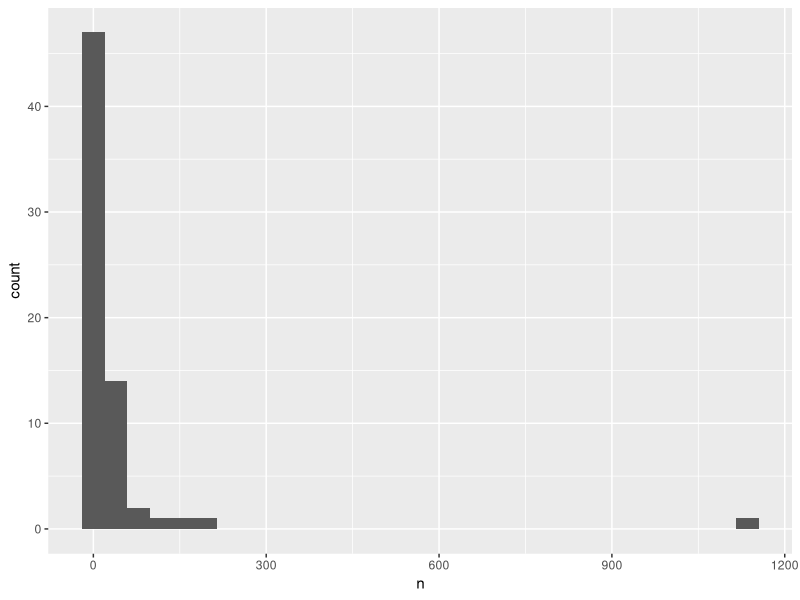
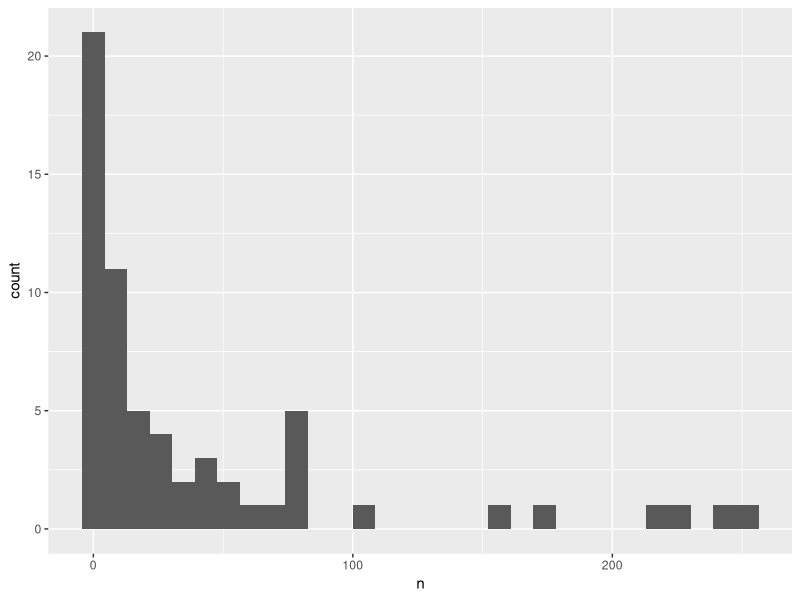
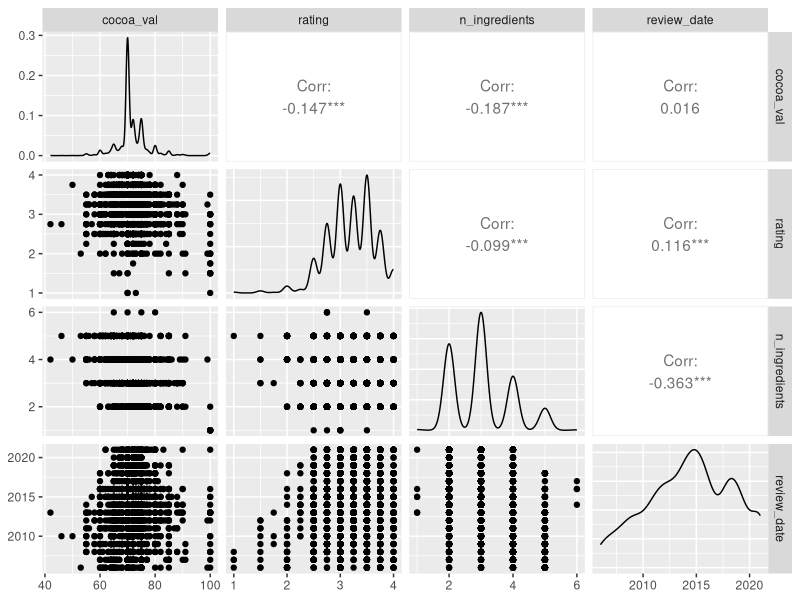
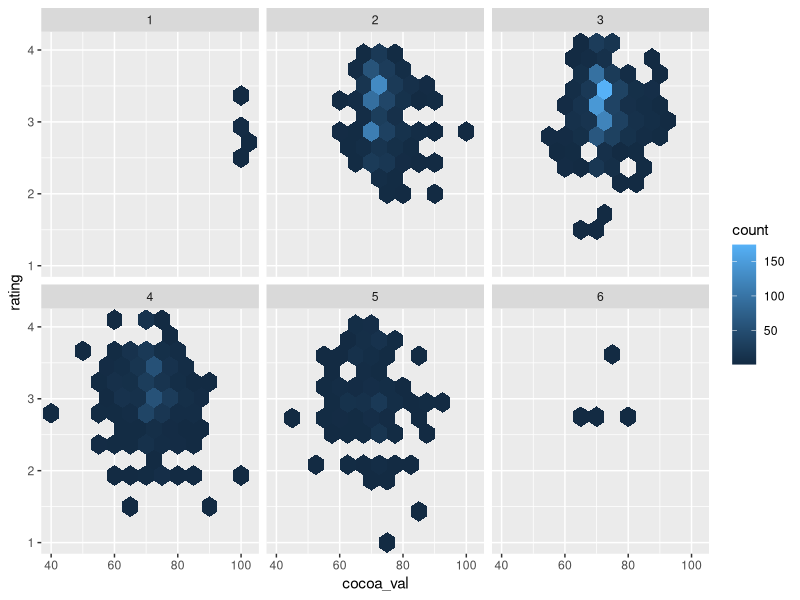
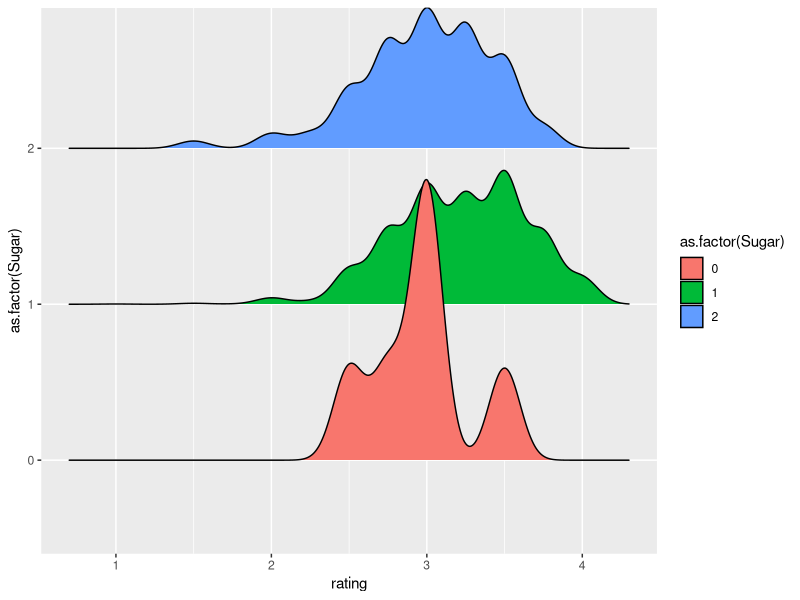

Generate these figures, in order, with R:
## ---- chunk 1
require(tidyverse)
# tuesdata <- tidytuesdayR::tt_load('2022-01-18')
# chocolate <- tuesdata$chocolate
# chocolate %>% write_csv('data/chocolate.csv')
chocolate <- read_csv('data/chocolate.csv',
                      col_types = cols(.default=col_character(),
                                       ref=col_number(),
                                       review_date=col_number(),
                                       rating=col_number()))
chocolate %>% head()
## ---- chunk 2
chocolate <- chocolate %>% 
  separate(ingredients, into=c('n_ingredients', 'ingredients'),
           sep='-') %>%
  mutate(n_ingredients = as.numeric(n_ingredients)) %>%
  mutate(ingredients = str_trim(ingredients)) %>%
  mutate(cocoa_val = str_sub(cocoa_percent, 1,
                                     nchar(cocoa_percent)-1)) %>%
  mutate_at(vars(cocoa_val), as.double)
## ---- chunk 3
chocolate %>% 
  count(company_location) %>%
  ggplot(aes(n)) + geom_histogram(bins=30)
chocolate %>% count(company_location) %>% arrange(-n)
## ---- chunk 4
common_producers <- chocolate %>% 
  count(company_location) %>% 
  filter(n >= 30) %>%
  select(company_location) %>%
  pull()
## ---- chunk 5
chocolate %>% 
  count(country_of_bean_origin) %>%
  ggplot(aes(n)) + geom_histogram(bins=30)
chocolate %>% count(country_of_bean_origin) %>% arrange(-n)
## ---- chunk 6
chocolate <- chocolate %>%
  mutate(region = case_when(
    company_location %in% c('Amsterdam',  'Czech Republic', 'Finland','Hungary',
                            'Iceland', 'Ireland', 'Lithuania', 'Netherlands', 
                            'Norway', 'Poland', 'Portugal',
                            'Scotland', 'Sweden', 'Wales') ~ 'Europe',
    company_location %in% c('Argentina', 'Bolivia', 'Brazil', 'Chile',
                            'Colombia', 'Costa Rica', 'Dominican Republic',
                            'El Salvador', 'Guatemala', 'Honduras',
                            'Nicaragua', 'Peru', 'Suriname') ~ 'South America',
    company_location %in% c('Fiji', 'New Zealand', 'Philippines', 'Vanuatu') ~ 'Oceania',
    company_location %in% c('Ghana', 'Madagascar', 'Malaysia', 'Sao Tome', 
                            'Sao Tome & Principe', 'South Africa') ~ 'Africa',
    company_location %in% c('Israel', "U.A.E.") ~ 'Middle East',
    company_location %in% c('Russia', 'Vietnam', 'India', 'Singapore',
                            'South Korea', 'Taiwan', 'Thailand') ~ 'Asia',
    company_location %in% c('Grenada', 'Puerto Rico', 'Martinique',
                            'St. Lucia', 'St.Vincent-Grenadines' ) ~ 'Caribbean',
    TRUE ~ company_location
  ))
## ---- chunk 7
chocolate %>%
  select(cocoa_val, rating, n_ingredients, review_date) %>%
  GGally::ggpairs()
## ---- chunk 8
chocolate <- chocolate %>%
  mutate(val_bin = case_when(
    cocoa_val < 68 ~ 'low',
    cocoa_val <= 72 ~ 'medium',
    cocoa_val > 72 ~ 'high'
  )) %>%
  mutate(val_bin = factor(val_bin,
                          levels=c('low', 'medium', 'high')))
## ---- chunk 9
chocolate %>%
  select(review_date, rating, n_ingredients, cocoa_val, val_bin) %>%
  drop_na() %>%
ggplot(aes(cocoa_val, rating)) +
  geom_hex(binwidth = c(5,.25)) +
  facet_wrap(~n_ingredients)
## ---- chunk 10
chocolate %>%
  mutate(region = case_when(
    company_location %in% c('Amsterdam',  'Czech Republic', 'Finland','Hungary',
                            'Iceland', 'Ireland', 'Lithuania', 'Netherlands', 
                            'Norway', 'Poland', 'Portugal',
                            'Scotland', 'Sweden', 'Wales') ~ 'Europe',
    company_location %in% c('Argentina', 'Bolivia', 'Brazil', 'Chile',
                            'Colombia', 'Costa Rica', 'Dominican Republic',
                            'El Salvador', 'Guatemala', 'Honduras',
                            'Nicaragua', 'Peru', 'Suriname') ~ 'South America',
    company_location %in% c('Fiji', 'Vanuatu') ~ 'Oceania',
    company_location %in% c('Sao Tome', 'Sao Tome & Principe') ~ 'Africa',
    company_location %in% c('Russia', 'Vietnam') ~ 'Asia',
    company_location %in% c('Grenada', 'St. Lucia', 'St.Vincent-Grenadines' ) ~ 'Caribbean',
    TRUE ~ NA_character_
  )) %>%
  filter(is.na(region)) %>%
  count(company_location)
## ---- chunk 11
chocolate <- chocolate %>% 
  mutate(Vanilla = case_when(
    str_detect(ingredients, "V") ~ 1,
    TRUE ~ 0
  )) %>% 
  mutate(Salt = case_when(
    str_detect(ingredients, 'Sa') ~ 1,
    TRUE ~ 0
  )) %>%
  mutate(Sugar = case_when(
    is.na(ingredients) ~ NA_real_,
    str_detect(ingredients, 'S\\*') ~ 2,
    str_detect(ingredients, '[S,|S\\$]') ~ 1,
    TRUE ~ 0
  )) 
chocolate %>% count(Sugar, Vanilla, Salt)
## ---- chunk 12
chocolate %>%
  select(rating, Sugar) %>%
  drop_na() %>% 
  ggplot(aes(rating, as.factor(Sugar), fill=as.factor(Sugar))) +
  ggridges::geom_density_ridges()
